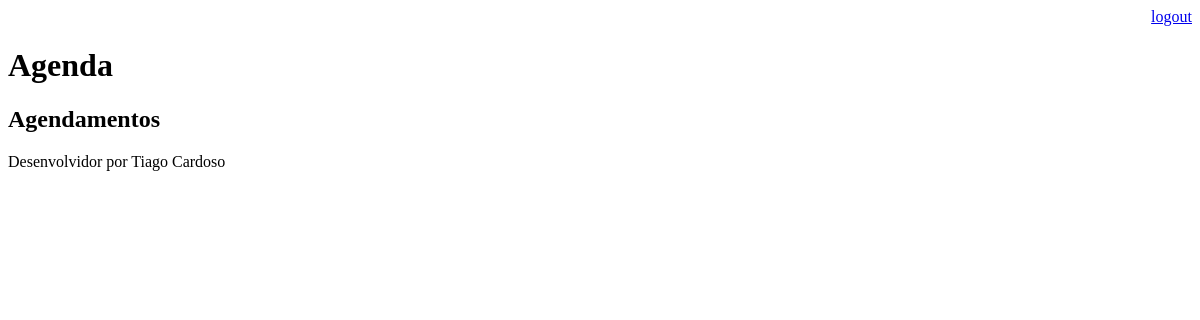
The app's page /agenda/ (signed in), older data.
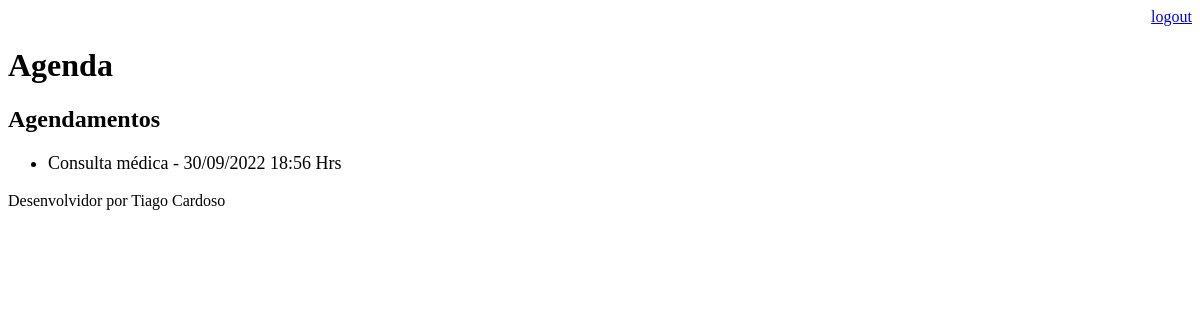
The same page, newer data.
### core/models.py (models this page shows, shortened)
class Evento(models.Model):
    titulo = models.CharField(max_length=100)
    descricao = models.TextField(blank=True, null=True)
    data_evento = models.DateTimeField(verbose_name="Data do Evento")
    data_criacao = models.DateTimeField(auto_now=True, verbose_name='Data da Criação')
    usuario = models.ForeignKey(User, on_delete=models.CASCADE)
    class Meta:
        db_table = "evento"
    def get_data_evento(self):
        return self.data_evento.strftime("%d/%m/%Y %H:%M Hrs")

### core/views.py (the view)
# urls.py: path('agenda/', views.lista_eventos),
@login_required(login_url='/login/')
def lista_eventos(request):
     usuario = request.user
     evento = Evento.objects.filter(usuario = usuario)
     dados = {'eventos':evento}
     return render(request, "agenda.html", dados)

### templates/agenda.html
{% extends "model-page.html" %}
{% block content %}
    <h2>Agendamentos</h2>
    <ul style="font-size: 18px">
    {% for evento in eventos %}
    <li>{{evento.titulo}} - {{evento.get_data_evento}}</li>
    {% endfor %}
    </ul>
{% endblock %}

### templates/model-page.html
<!DOCTYPE html>
<html lang="en">
<head>
    {% include "model-header.html" %}
</head>
<body>
    {% block content %} {% endblock %}
    {% include "model-footer.html" %}
</body>
</html>

### templates/model-header.html (shortened to what this page needs)
    <div align="right">
        <a href="/logout">logout</a>
    </div>
    <h1>Agenda</h1>

### templates/model-footer.html
<p>Desenvolvidor por Tiago Cardoso</p>

Row changes from the older to the newer data that the page shows:
added Evento: titulo "Consulta médica", get_data_evento "30/09/2022 18:56 Hrs"
